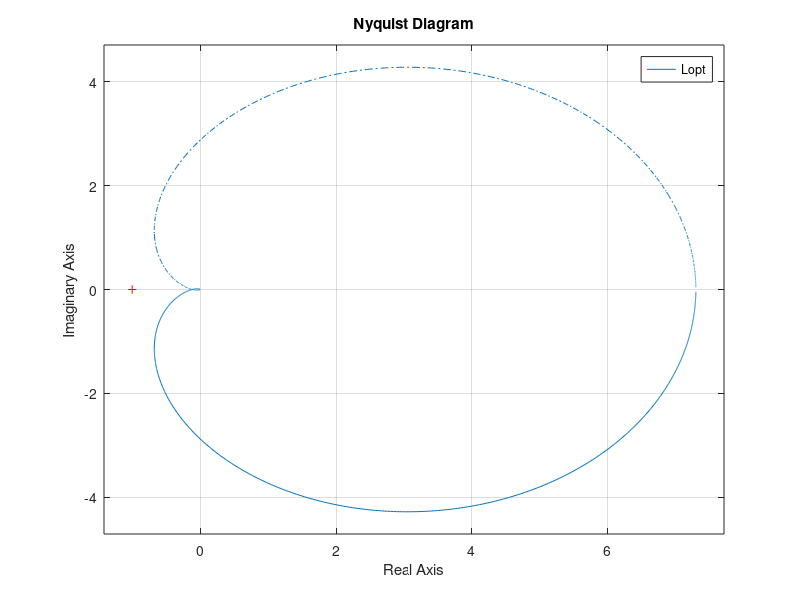
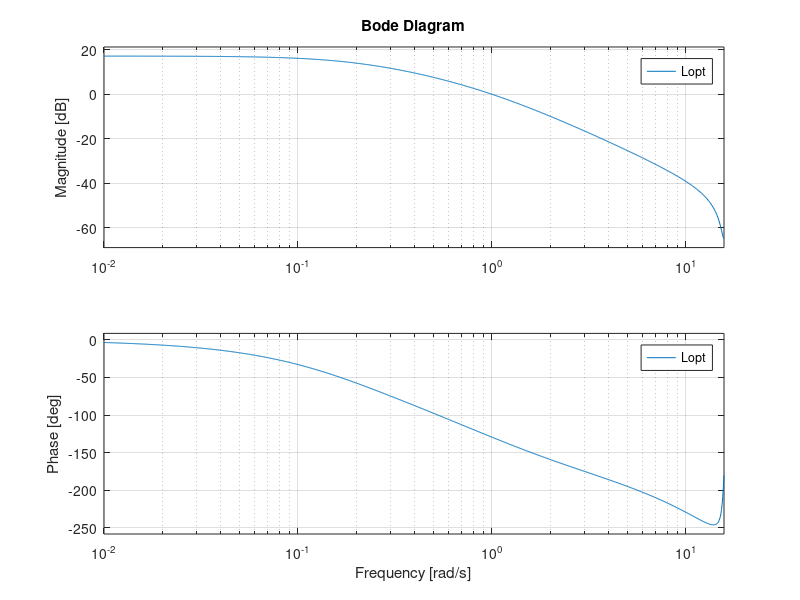
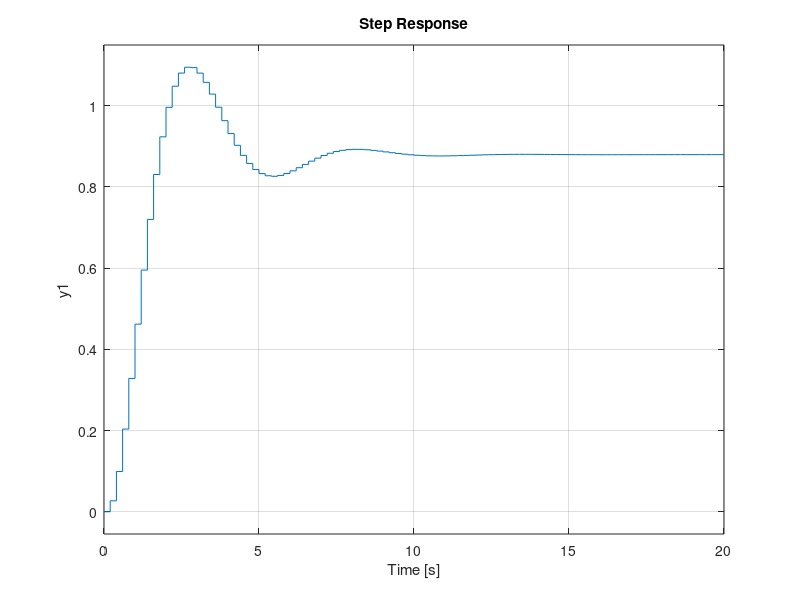

MATLAB code for these plots, in order:
s = tf('s');
Ts=0.2; z = tf('z',Ts);
P = 6.4/(s+1)/(s+0.2);
G= c2d(P,Ts,'zoh');
D = 1; H = 0.03;
L = D*G*H;
T= feedback( D*G, H);

MFmin=50; Kmin=3; Kmax=10;
Wopt=0;
for K= Kmin: 0.1 :Kmax,
D=K; L=D*G*H; T=feedback(D*G, H);
[MG,MF,Wmg,Wmf]=margin(L);
if Wmf>Wopt & MF>MFmin & isstable(T),
Wopt= Wmf; Kopt=K;
end;
end;
Wopt, Kopt, Dopt=Kopt;
Lopt=Dopt*G*H; Topt= feedback(Dopt*G, H);
figure(1); nyquist(Lopt);
figure(2); bode(Lopt);
figure(3); step(0.03*Topt);